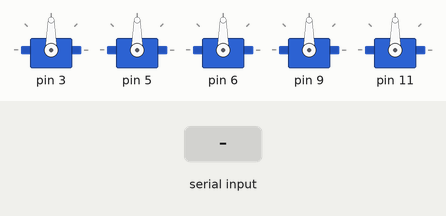
This sketch was run on a simulated Arduino Uno, built with avr-gcc and run on an emulated ATmega328P. On the bench: 5 × servo. The test bench sets the inputs (shaded band).

Above: at 1.2 s.
1.3 s: "90,45,200\n" received over Serial
At 2.9 s:
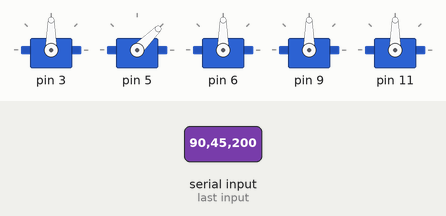
4.3 s: "30,150,10\n" received over Serial
At 6.08 s:
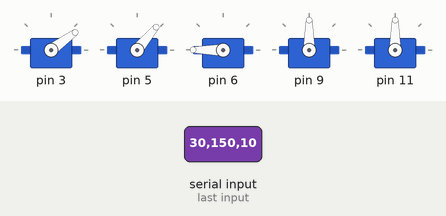
7.3 s: "90,45\n" received over Serial
At 8.8 s:
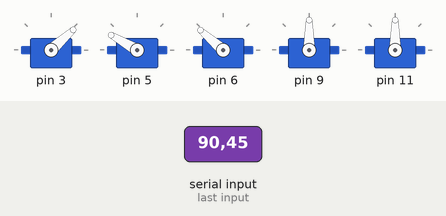
10.3 s: "30,150\n" received over Serial
At 12.08 s:
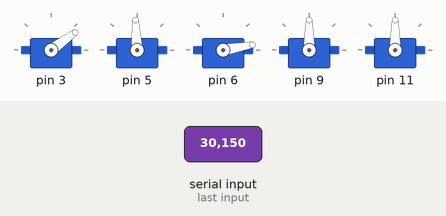
13.3 s: "5\n" received over Serial
At 15.2 s:
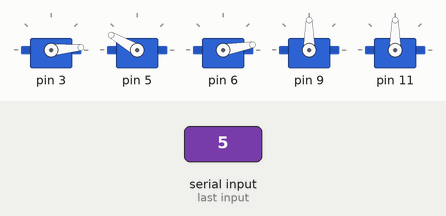
15.5 s: "90\n" received over Serial
At 19.1 s:
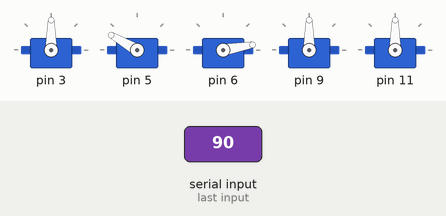
Timing chart, 0 to 19.5 s (numbered marks = the images above; inputs shaded):
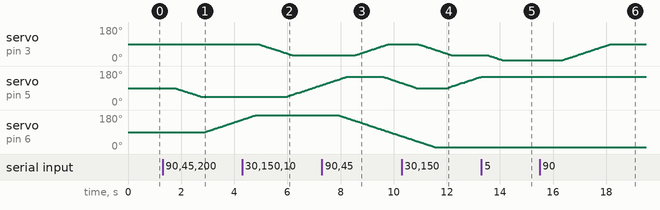

The sketch:

ARM_CONTROLL.ino
```cpp
#include <VarSpeedServo.h>
VarSpeedServo servo_1;
VarSpeedServo servo_2;
VarSpeedServo servo_3;
VarSpeedServo servo_4;
VarSpeedServo servo_5;
VarSpeedServo num_ser[5] = {servo_1,servo_2,servo_3,servo_4,servo_5};
int prev[5]= {90,90,90,90,90};
int angl[5]={90,90,90,90,90};

void rotate(int current_angle,int prev_angle,int i){
  if(current_angle>prev_angle){
    for(int q=prev_angle;q<=current_angle;q++){
      num_ser[i].write(q,30,false);
      delay(10);
  }
  }
  else{
    for(int p=prev_angle;p>=current_angle;p--){
      num_ser[i].write(p,30,false);
      delay(10);
  }
  }
}
void setup() {

  Serial.begin(9600);

  num_ser[0].attach(3);
  num_ser[1].attach(5);
  num_ser[2].attach(6);
  num_ser[3].attach(9);
  num_ser[4].attach(11);

  for(int i=0;i<5;i++){
    rotate(angl[i],prev[i],i);
    prev[i]=angl[i];
  }
}
char data[20];

void loop() {

  if (Serial.available() > 0){

  String data = Serial.readStringUntil('\n');

    // Parse the data using strtok function
  char *ptr = strtok(const_cast<char *>(data.c_str()), ",");
  // Assuming you have 3 servos


    // Loop through the tokens and convert them to integers
  for (int i = 0; i < 5 && ptr != NULL; i++) {
    angl[i] = atoi(ptr);
    ptr = strtok(NULL,",");
  }
  for (int j=0;j<5;j++){
    rotate(angl[j],prev[j],j);
    prev[j]=angl[j];
  }


  }


  // if(angles[0]<prev[0]){
  // for(int i=prev[0];i<angles[0];i--){
  //   servo.write(i);
  // }
  // prev[0] = angles[0];
  // }


}
```

Measured:
- after the input at 1.3 s, servo on pin 5: moves from 90° to 45° over 0.94 s, starting after 0.49 s; servo on pin 6: moves from 90° to 155° over 1.4 s, starting after 1.6 s
- after the input at 4.3 s, servo on pin 3: moves from 90° to 30° over 1.3 s, starting after 0.63 s; servo on pin 5: moves from 45° to 105° over 1.3 s, starting after 1.7 s
- after the input at 7.3 s, servo on pin 3: moves from 30° to 90° over 1.3 s, starting after 1.2 s
- after the input at 10.3 s, servo on pin 3: moves from 90° to 30° over 1.3 s, starting after 0.63 s; servo on pin 6: goes on until 11.6 s, then stays 10°
- after the input at 13.3 s, servo on pin 3: moves from 30° to 5° over 0.52 s, starting after 0.27 s
- after the input at 15.5 s, servo on pin 3: moves from 5° to 90° over 1.8 s, starting after 0.88 s
